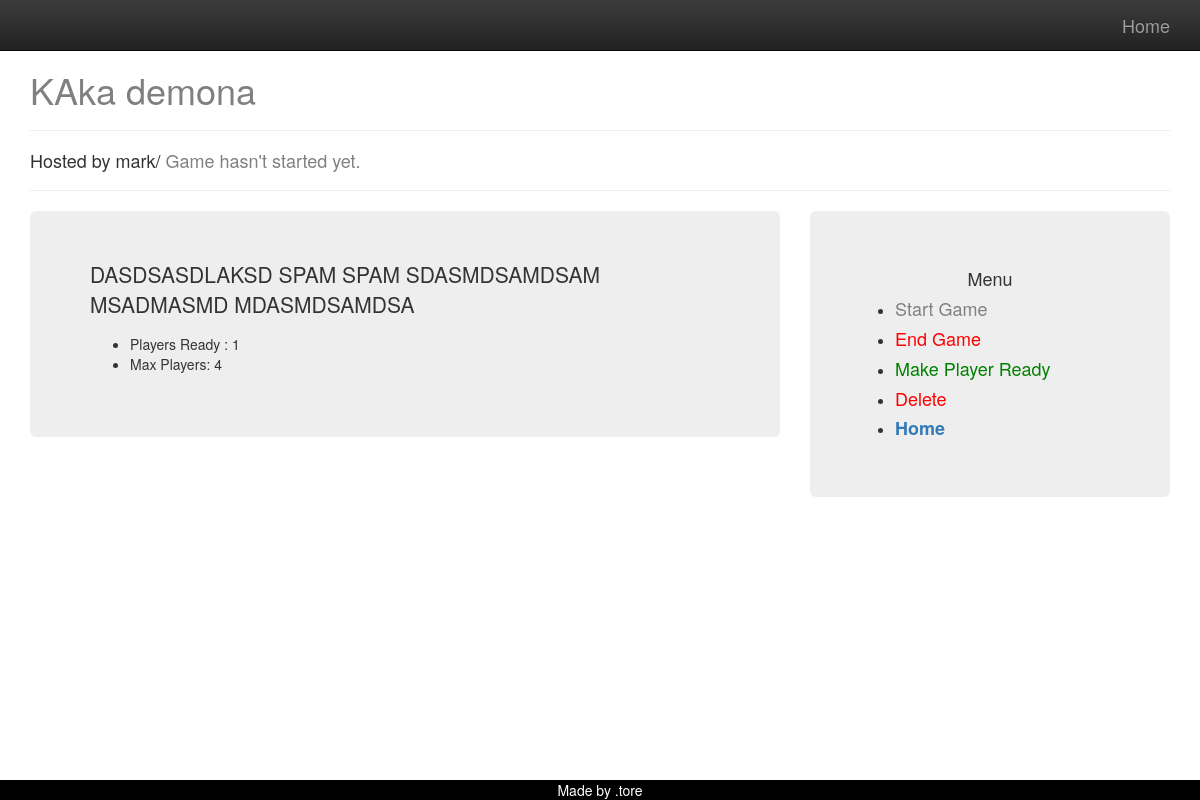
/game/2 (signed in), run on an earlier commit of the app's database.
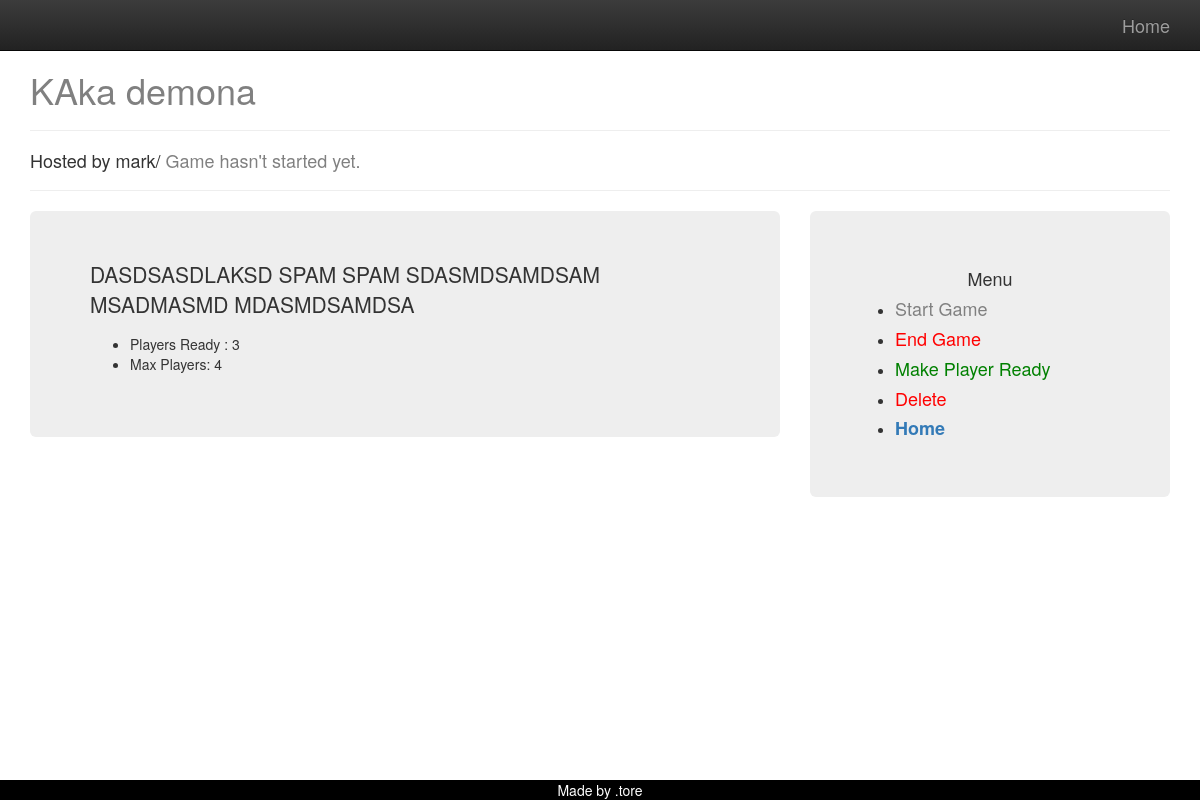
And on a later commit of the database.
### game/models.py (models this page shows, shortened)
class Game(models.Model):
    name = models.CharField(max_length=150)
    host = models.ForeignKey(User,on_delete=models.CASCADE)
    is_played = models.BooleanField(default = False)
    players_ready = models.IntegerField(default =0)
    max_players = models.IntegerField(default=4)

### game/views.py (the view)
# urls.py: path('<int:id>', detail, name = 'detail'),
@login_required
def detail(request, id):
    game = Game.objects.get(pk=id)
    return render( request, 'game/detail.html', {'game' : game})

### templates/game/detail.html (shortened to what this page needs)
{% extends 'base.html' %}
{% block content %}
<h1><span style ="color:grey">{{game.name}}</span></h1>
<hr>
<h4>Hosted by {{game.host}}/
 {% if game.is_played %}
    <span style= "color:green">Game has already started!</span>
    {% else %}
    <span style= "color:gray">Game hasn't started yet.</span>
    {% endif %}
</h4>
<hr>
<div class = 'row'>
    <div class = 'col-sm-8'>
    <div class = 'jumbotron'>
    <p>
        DASDSASDLAKSD SPAM SPAM SDASMDSAMDSAM  MSADMASMD MDASMDSAMDSA
        <ul>
        <li>Players Ready : {{game.players_ready}}</li>
        <li>Max Players: {{game.max_players}}</li>
    </ul>
    </p>
    </div>
    </div>
<div class = "col-sm-4">
    <div class = 'jumbotron'>
        <div class = 'row'><h4 style="text-align:center">Menu</h4>
        <ul>
            <li><h4><a href ="{% url 'game_start' game.id%}"><span style ="color:gray; text-align:center;">Start Game</span></a></h4></li>
            <li><h4><a href ="{% url 'game_end' game.id%}"><span style ="color:red; text-align:center;">End Game</span></a></h4></li>
            <li><h4><a href ="{% url 'player_ready' game.id%}"><span style ="color:green; text-align:center;">Make Player Ready</span></a></h4></li>
            <li><h4><a href ="{% url 'delete_gam' game.id%}"><span style ="color:red; text-align:center;">Delete</span></a></h4></li>
            <li><h4><a href ="{% url 'home' %}"><strong>Home</strong></a></h4></li>
        </ul>
    </div>
        </div>
</div>
{% endblock %}

What changed in the data, as far as the page shows it:
changed Game "KAka demona": players_ready "1" → "3"
